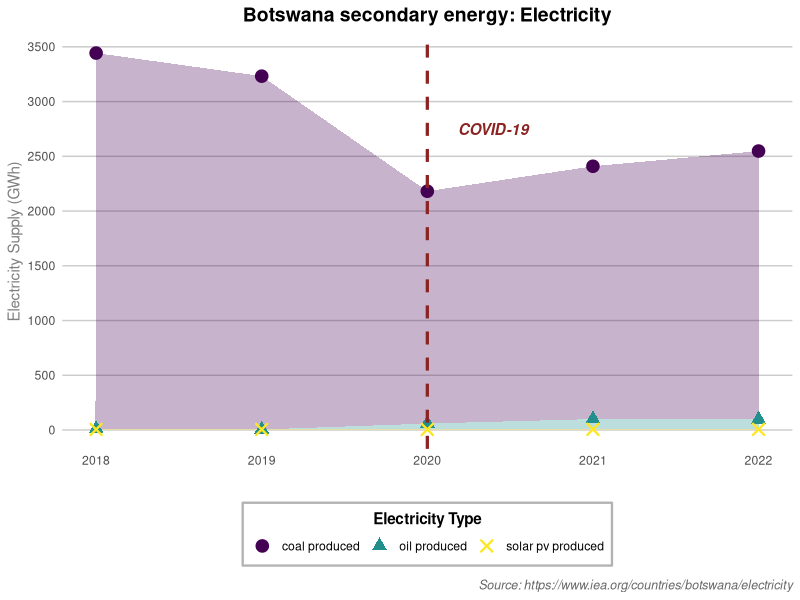
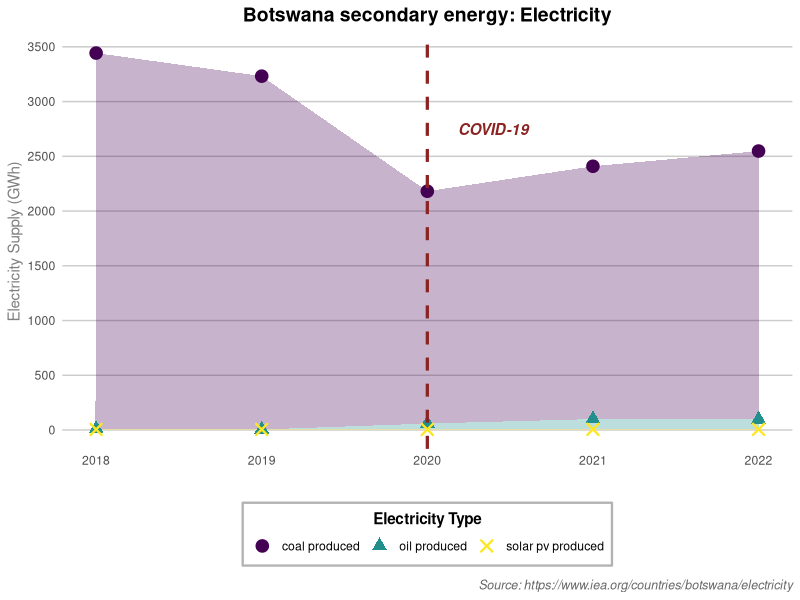

The R script that drew these images, in order:
############################
#
#
# author  : Chris Yong
# date    : 20/4/2025
# preamble: obtain Botswana total secondary source by fuel  
#           type for figure 2 of paper
# 
# source  : https://www.iea.org/countries/botswana/electricity
#
#
############################


#                                  #
#                                  #
#             LIBRARY              #
#                                  #
####################################
library(tidyverse)

#                                  #
#                                  #
#            READ DATA             #
#                                  #
####################################
df_electricity <- read_csv('../data/electricity.csv',) |>
  rename(Group = `electricity generation sources in Botswana`) |>
  filter(Year >= 2018) |>
  select(-Units) |>
  mutate(Value = ifelse(is.na(Value), 0, Value))
df_electricity


#                                  #
#                                  #
#            ANALYSES              #
#                                  #
####################################

# clean for analyses
df_total <- df_electricity |>
  pivot_wider(names_from=Group, values_from = Value) |>
  mutate(total = Coal+Oil+`Solar PV`)

# analysis 1: percentage increase in electricity since covid
orig <- df_total$total[3]
new <- df_total$total[5]
formatted <-'Percentage increase in electricity\n----------------------------------\n' 
cat(formatted, paste0('+ ', round((new-orig)/orig*100,1), '%'))

# analysis 2: proportion of sources in electricity generation 
df_prop_source <- df_total |>
  reframe(across(c(Coal:`Solar PV`), 
                 function(x) paste0(round(x/total*100, 1), '%'),
                 .names='{.col}_prop'))
df_prop_source


#                                  #
#                                  #
#             PLOT                 #
#                                  #
####################################

electricity_plot <- df_electricity |>
  mutate(Group = paste(tolower(Group), 'produced')) |>
  ggplot(aes(x=Year, y=Value, fill=Group)) +
  geom_area(alpha=0.3, position='stack', 
            show.legend = FALSE) +
  geom_point(aes(shape=Group, color=Group),stroke=1.2, # makes shape thicker
             position='stack', size=3) +
  theme_minimal() +
  theme(panel.grid.major=element_blank()) +
  scale_x_continuous(breaks=seq(2018, 2022, 1)) +
  scale_y_continuous(breaks=seq(0, 4000, 500),
                     labels= function(x) paste0(x, '')) +
  geom_vline(xintercept=2020, col='brown4', lty=2, lwd=1.1) +
  annotate('text', x=2020.4, y=2750, label='COVID-19', fontface='bold.italic',color='brown4') +
  labs(title='Botswana secondary energy: Electricity',
       caption=paste0('Source: ', 'https://www.iea.org/countries/botswana/electricity')) +
  ylab('Electricity Supply (GWh)') +
  xlab('') +
  theme(panel.grid.minor=element_blank(),
        panel.grid.major = element_line(
          color = "gray80",
          linewidth = 0.5,
          linetype = "solid"
        ),
        panel.grid.major.x=element_blank(),
        plot.title=element_text(
          hjust=0.5,
          size=14,
          face='bold'
        ),
        plot.caption=element_text(
          hjust=1,
          size=9,
          color='gray40',
          face='italic',
          margin=margin(t=10)
        ),
        axis.title.y=element_text(color='grey50'),
        legend.position='bottom',
        legend.title = element_text(hjust=0.5,
                                    face='bold'),
        legend.title.position = 'top',
        legend.box.background=element_rect(color='grey70',
                                           linewidth=0.8)) +
  scale_color_viridis_d(option='D',
                         name='Electricity Type',
                         direction=1,
                         end=1
  ) +
  scale_fill_viridis_d(option='D',
                       name='Electricity Type',
                       direction=1,
                       end=1
  ) +  
  scale_shape_manual(
    values = c('coal produced' = 19,
               'oil produced' = 17,
               'solar pv produced' = 4),
    name='Electricity Type'
  ) 
electricity_plot

#                                  #
#                                  #
#           SAVE DATA              #
#                                  #
####################################
ggsave('../others/electricity_plot.png',plot=electricity_plot, width=9, height=7,dpi=600)
